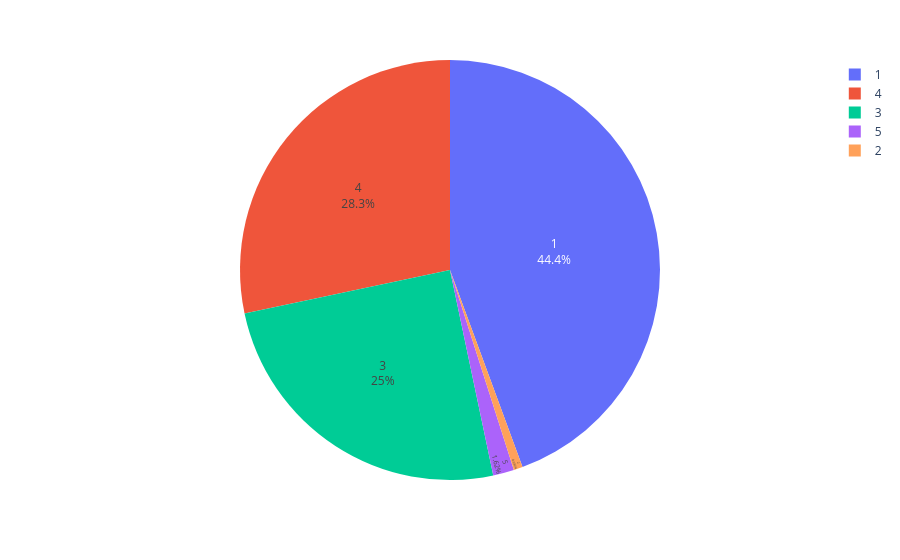

Notebook code for this chart:
### Markdown cell above
## Majority of samples were collected in study site 1

### Code cell
piechart(dataframe=df, y='Site', hue=None)

### Figure 1 — Plotly figure (JSON) as saved in the notebook; plotly's stock layout.template omitted (floating-point values rounded to 4 significant figures; data arrays with more than 128 entries replaced by an {"elided": "..."} marker saying what was removed)
{"data": [{"domain": {"x": [0, 1], "y": [0, 1]}, "hovertemplate": "Site=%{label}<extra></extra>", "labels": {"elided": "4767 int values"}, "legendgroup": "", "name": "", "showlegend": true, "textinfo": "percent+label", "textposition": "inside", "type": "pie"}], "layout": {"legend": {"tracegroupgap": 0}, "margin": {"t": 60}}}
